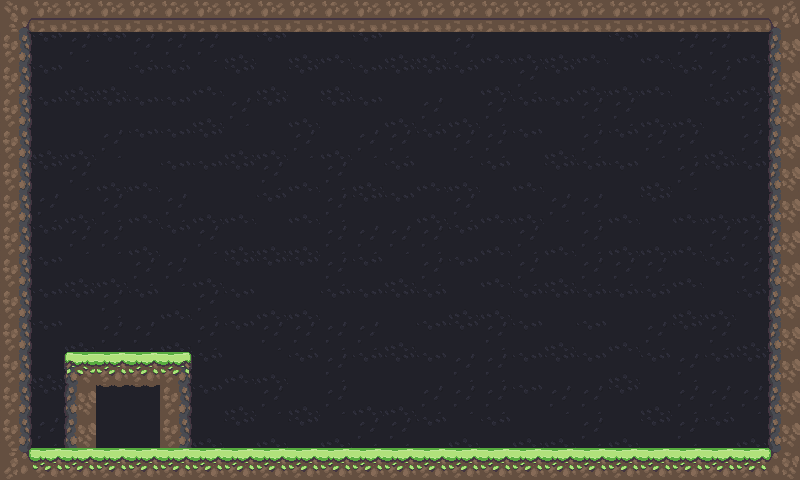

A 2D game scene composited from a Tiled map and its tileset images. What follows is a short description and the map's XML, with each tile layer's data collapsed to a summary:
An orthogonal 25x15 tile map with 32x32 px tiles, 3 tile layers (fondo, paredes, detalles) and 3 objects.

<map version="1.0" orientation="orthogonal" renderorder="right-down" width="25" height="15" tilewidth="32" tileheight="32" nextobjectid="5">
 <tileset firstgid="1" name="tileset" tilewidth="32" tileheight="32" tilecount="252" columns="12">
  <image source="tileset.png" width="389" height="700" />
 </tileset>
 <layer name="fondo" width="25" height="15">
  <data>[375 cells, 375 non-empty, 3 distinct tile ids]</data>
 </layer>
 <layer name="paredes" width="25" height="15">
  <data>[375 cells, 88 non-empty, 11 distinct tile ids]</data>
 </layer>
 <layer name="detalles" width="25" height="15">
  <data>[375 cells, 2 non-empty, 1 distinct tile ids]</data>
 </layer>
 <objectgroup name="jugador">
  <object id="1" x="111.667" y="389.667" width="30" height="30" />
 </objectgroup>
 <objectgroup name="jefe" offsetx="-132" offsety="2.66667">
  <object id="2" x="597" y="309.667" width="30" height="30" />
 </objectgroup>
 <objectgroup name="suelo">
  <object id="3" x="31.3333" y="32">
   <polyline points="0,0 -2,414.667 736.667,414 737.333,-4.66667 -6,2" />
  </object>
 </objectgroup>
</map>
